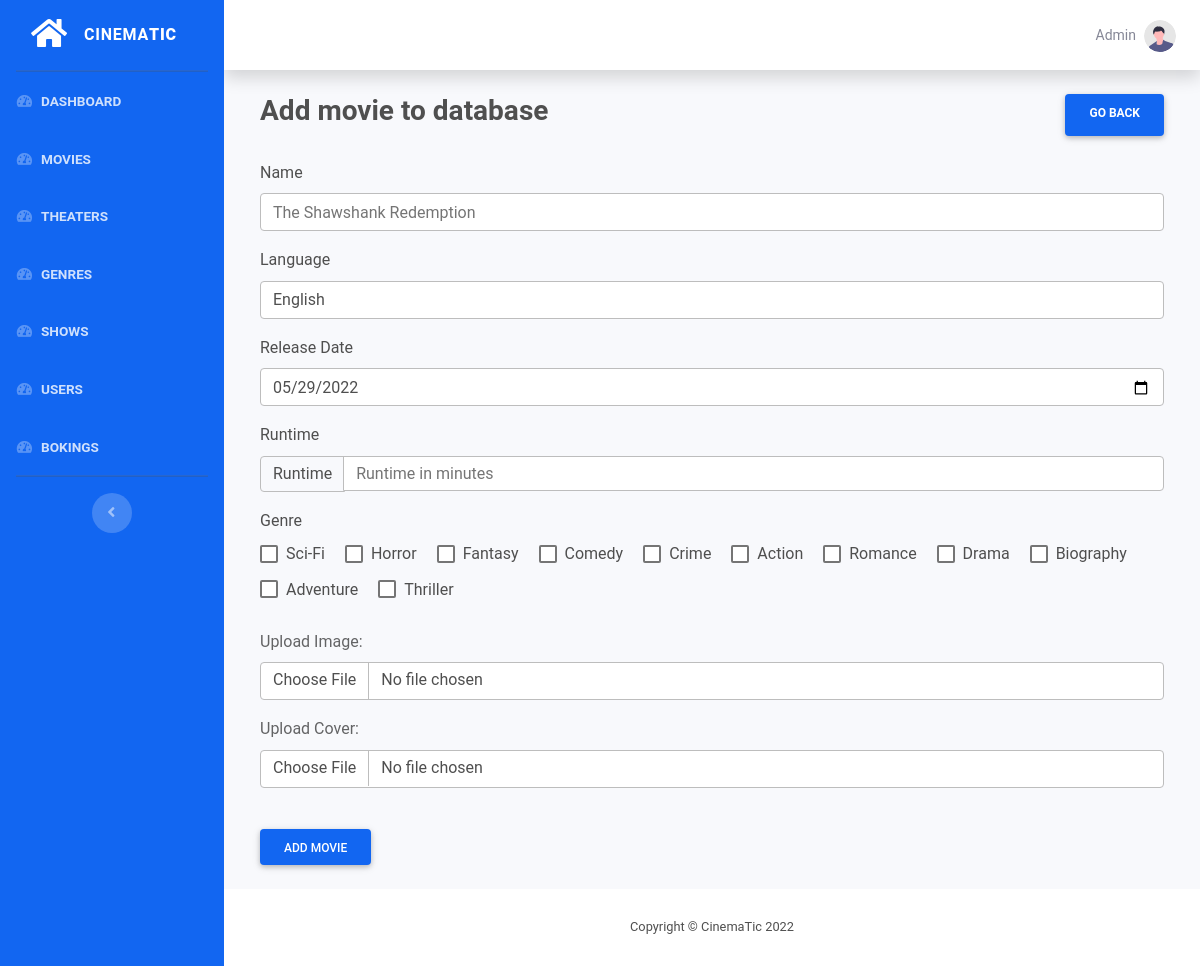
Screenshot of /admin/movie/create.php (signed in) with the database file from the repository.
### tables this page shows
CREATE TABLE `genre` (
  `id` int(11) NOT NULL,
  `name` varchar(30) NOT NULL
);

### functions/db.php (called while the page is built, shortened)
<?php
function pdo()
{
    $dbhost = "localhost";
    $dbname = "mtbs";
    $dbuser = "root";
    $dbpass = "";
    $options = [
        PDO::ATTR_DEFAULT_FETCH_MODE => PDO::FETCH_ASSOC
    ];
    $dsn = "mysql:host=" . $dbhost . ";dbname=" . $dbname;
    try {
        $pdo = new PDO($dsn, $dbuser, $dbpass, $options);
    } catch (PDOException $e) {
        die("Cannot Connect to Database: " . $e->getMessage());
    }
    return $pdo;
}
function all($table)
{
    $pdo = pdo();
    $stmt = $pdo->prepare("SELECT * FROM $table");
    $stmt->execute();
    return $stmt->fetchAll();
}

### admin/movie/create.php (the view, shortened to what this page needs)
<?php
$result = all('genre');
include  __DIR__ . "/../components/header.php";
include  __DIR__ . "/../components/sidebar.php";
?>
<div class="container-fluid">
    <div class="d-flex m-4 justify-content-between mb-4">
        <h3 class="font-weight-bold">Add movie to database</h3>
        <a href="./index.php" class="btn btn-primary px-4 font-weight-bold">Go back</a>
    </div>
    <form class="m-4" method="POST" action="./store.php" enctype="multipart/form-data">
        <div class="form-group">
            <label for="name">Name</label>
            <input required name="name" type="text" class="form-control" id="name" placeholder="The Shawshank Redemption">
        </div>
        <div class="form-group">
            <label for="language">Language</label>
            <select required name="language" class="form-control" id="language">
                <option>English</option>
            </select>
        </div>
        <div class="form-group">
            <label for="releseDate">Release Date</label>
            <input required name="release_date" type="date" value="<?php echo date('Y-m-d'); ?>" class="form-control" id="releseDate">
        </div>
        <div class="form-group">
            <label for="runtime">Runtime </label>
            <br>
            <div class="input-group">
                <div class="input-group-prepend">
                    <span class="input-group-text">Runtime </span>
                </div>
                <input required name="runtime" placeholder="Runtime in minutes" type="number" max="250" aria-label="mm" class="form-control">
            </div>
        </div>
        <div class="form-group">
            <label for="genre">Genre</label>
            <br>
            <?php foreach ($result as $key) : ?>
                <div class="form-check form-check-inline">
                    <input class="form-check-input" value="<?php echo $key['id']; ?>" type="checkbox" id="<?php echo $key['id']; ?>" name='genre[]'>
                    <label for="<?php echo $key['id']; ?>"><?php echo $key['name']; ?></label>
                </div>
            <?php endforeach; ?>
        </div>
        <div class="form-group">
            <label class="form-label" for="image">Upload Image:</label>
            <input required id="image" name="image" type="file" class="form-control">
        </div>
        <div class="form-group">
            <label class="form-label" for="image">Upload Cover:</label>
            <input required id="image" name="cover" type="file" class="form-control">
        </div>
        <br>
        <button type="submit" class="btn btn-primary">Add movie</button>
    </form>
</div>
</div>
<?php include __DIR__ . "/../components/footer.php"; ?>

### admin/components/header.php (style rules this page uses)
html { scrollbar-width: thin; }

### rows the page displays
genre: name "Sci-Fi"
genre: name "Horror"
genre: name "Fantasy"
genre: name "Comedy"
genre: name "Crime"
genre: name "Action"
genre: name "Romance"
genre: name "Drama"
genre: name "Biography"
genre: name "Adventure"
genre: name "Thriller"
